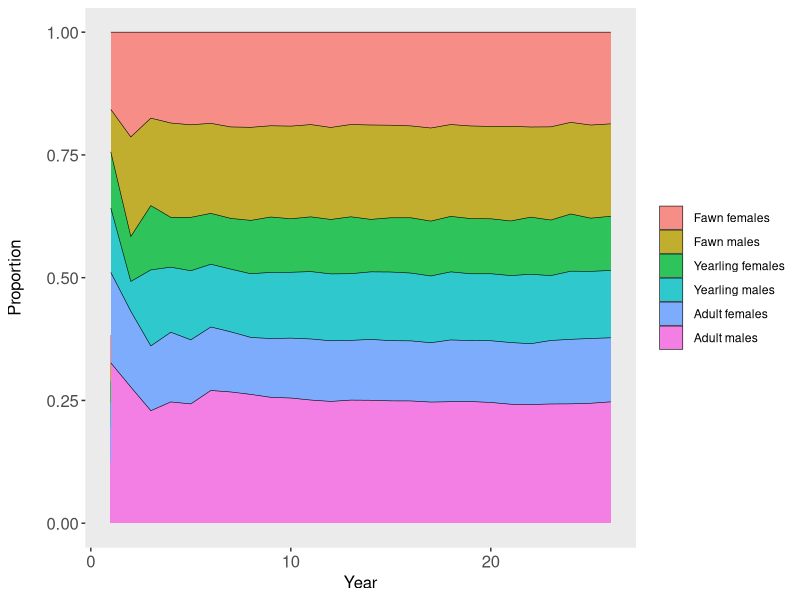
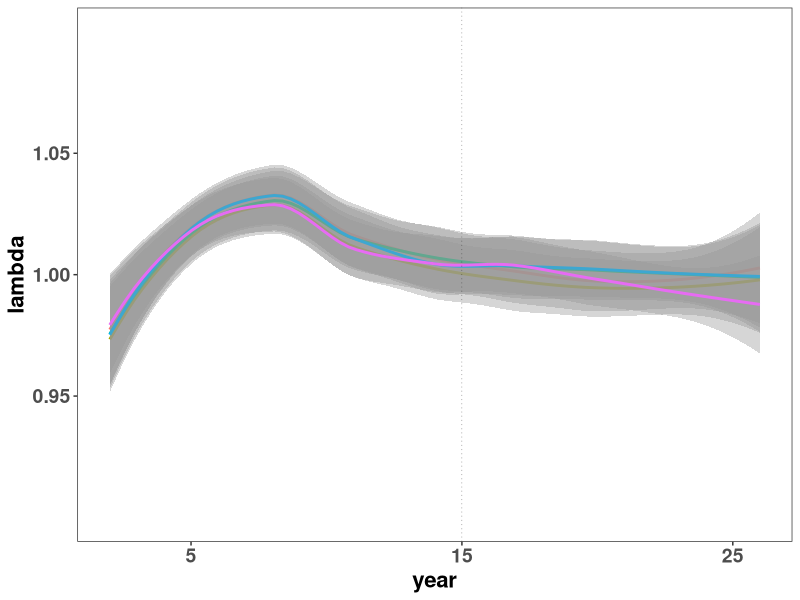
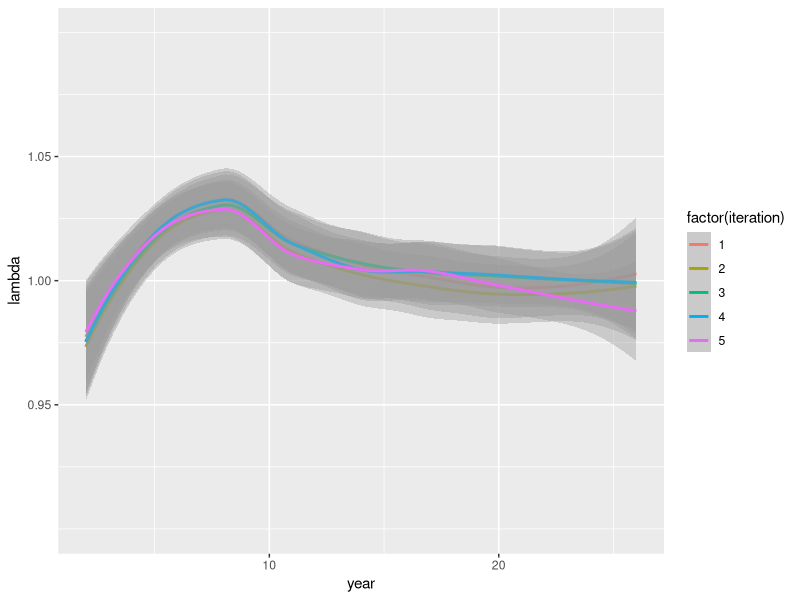
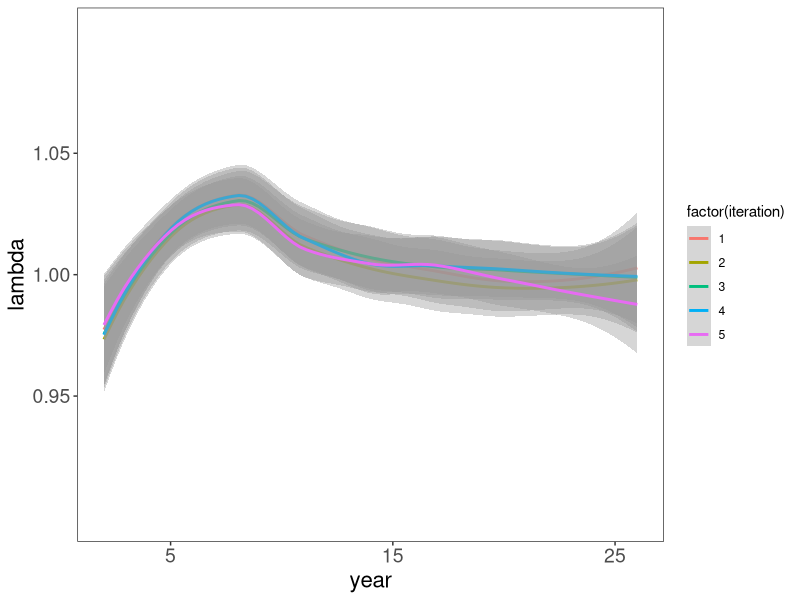
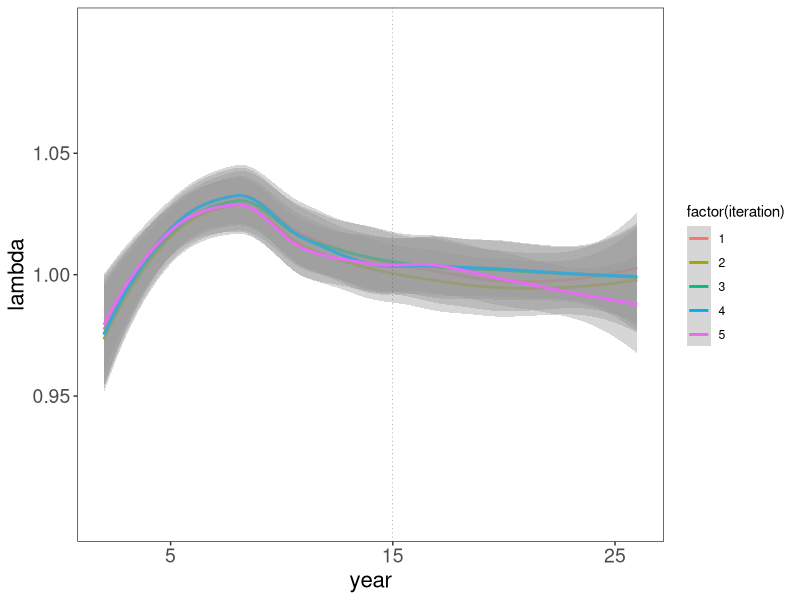
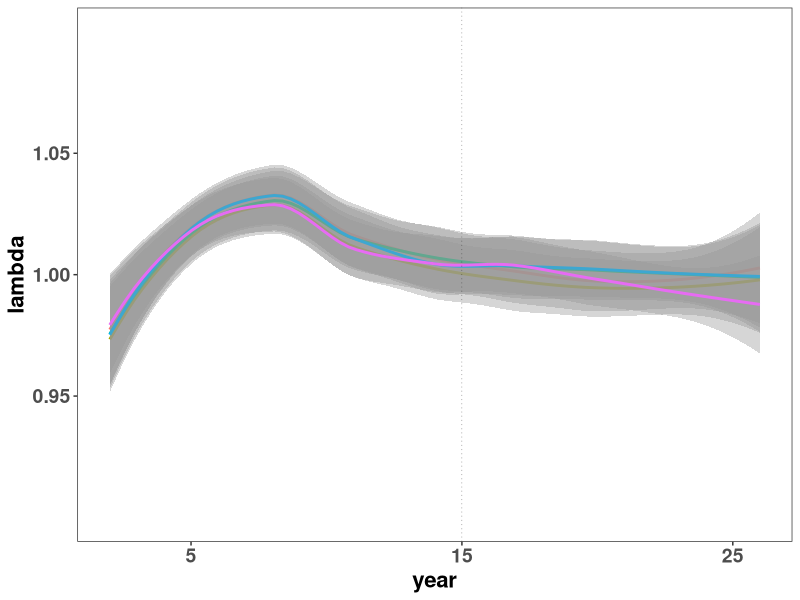

Write the R code that produced these figures, in order.
#setwd ("C:/Users/belsare1/OneDrive/Documents/Research_AVB/Postdoc_MU/CWD/CWD_MS_Oct2016/Data for plots and analysis/use in MS/Final_MS/CWD MS June18/ABelsare_22June19")
require (dplyr)
require (ggplot2)
require (tidyverse)
require(tidyr)
data <- read.csv("deerpopdyFranklinCounty_5iterations.csv", header = TRUE)
data = data[-1,]
as_tibble(data)                                                # deletes the very 1st row, which is the user provided information for setup
new_data <- add_column(data, iteration = rep(1:5, each = 26))  # number of model iterations 5, number of years per iteration - 26 #tibble
new_data1 <- add_column(new_data, year = rep(c(1:26), 5 ))     # 26 years per iteration

#AgeSexComposition using one iteration
agesexdata_1 <- subset(new_data1, iteration == 5)              # choose which iteration
agesexdata_1$mfp <- agesexdata_1$posth_mf / agesexdata_1$posth_total
agesexdata_1$ffp <- agesexdata_1$posth_ff / agesexdata_1$posth_total
agesexdata_1$myp <- agesexdata_1$posth_my / agesexdata_1$posth_total
agesexdata_1$fyp <- agesexdata_1$posth_fy / agesexdata_1$posth_total
agesexdata_1$map <- agesexdata_1$posth_ma / agesexdata_1$posth_total
agesexdata_1$fap <- agesexdata_1$posth_fa / agesexdata_1$posth_total
agesex_data <- subset(agesexdata_1, select = year: fap)
data_long <- gather(agesex_data, age_sex, prop, mfp:fap, factor_key=TRUE)
data_long <- data_long[order(data_long$year, data_long$age_sex), ]
p1 <- ggplot(data=data_long,aes(x = year, y = prop, fill = age_sex))
p2 <- p1 + geom_area(color="black", size=.2, alpha=.8) + theme(legend.title=element_blank())
p3 <- p2 + scale_fill_discrete(name = "Age-sex class",labels = c(" Fawn females"," Fawn males"," Yearling females"," Yearling males"," Adult females"," Adult males"))
p4 <- p3 + ylab("Proportion\n")  + xlab("Year") + theme(panel.grid.minor=element_blank(), panel.grid.major=element_blank()) + theme(axis.title.y = element_text(size = 12),axis.text.y = element_text(size = 12))+ theme(axis.title.x = element_text(size = 12),axis.text.x = element_text(size = 12))
FranklinAgeSex <- p4
#ggsave("FranklinAgeSex.png")                                  #uncomment to save the plot as a .png file. 

##lambda
p1 <- ggplot(new_data1, aes(x = year, y = lambda, col = factor(iteration))) + geom_smooth() + scale_y_continuous(breaks=seq(0.95, 1.05, 0.05), limits=c(0.9, 1.10))
p2 <- p1 + scale_x_continuous(limits = c(2,26), breaks = c(5,15,25)) + theme_bw() + theme(panel.grid.minor=element_blank(), panel.grid.major=element_blank())+ theme(axis.text.x = element_text(size=14),axis.title.x = element_text(size= 16)) + theme(axis.text.y = element_text(size = 14),axis.title.y = element_text(size= 16))
p3 <- p2 + geom_vline(xintercept = 15, color="black", linetype = 3, size = .1)
p4 <- p3 + theme(plot.title = element_text(size=12,face="bold")) + theme(text=element_text(face="bold", size=12)) + theme(legend.position = "none")
Franklinlambda <- p4
#ggsave("Franklinlambda.png")                                  #uncomment to save the plot as a .png file. 